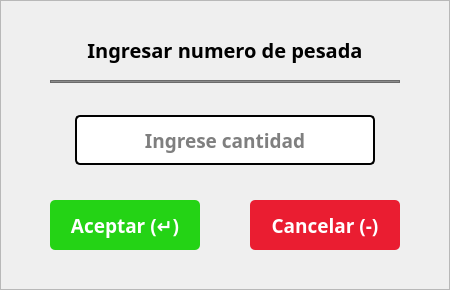
   <widget class="QFrame" name="frmIngresarNumeroPesada">
    <property name="geometry">
     <rect>
      <x>735</x>
      <y>395</y>
      <width>450</width>
      <height>290</height>
     </rect>
    </property>
    <property name="styleSheet">
     <string notr="true">#frmIngresarNumeroPesada{background-color: rgb(255, 255, 255);
color: rgb(0, 0, 0);
border:none;
border-radius: 10px;
border: 2px solid #D9D9D9;}</string>
    </property>
    <property name="frameShape">
     <enum>QFrame::StyledPanel</enum>
    </property>
    <property name="frameShadow">
     <enum>QFrame::Raised</enum>
    </property>
    <widget class="QLabel" name="lblTextoIngresarNumeroPesada">
     <property name="geometry">
      <rect>
       <x>50</x>
       <y>20</y>
       <width>350</width>
       <height>60</height>
      </rect>
     </property>
     <property name="font">
      <font>
       <family>Poppins</family>
       <pointsize>15</pointsize>
       <weight>75</weight>
       <bold>true</bold>
      </font>
     </property>
     <property name="text">
      <string>Ingresar numero de pesada</string>
     </property>
     <property name="alignment">
      <set>Qt::AlignCenter</set>
     </property>
    </widget>
    <widget class="QLineEdit" name="txtNumeroDePesada">
     <property name="geometry">
      <rect>
       <x>75</x>
       <y>115</y>
       <width>300</width>
       <height>50</height>
      </rect>
     </property>
     <property name="font">
      <font>
       <family>Poppins</family>
       <pointsize>14</pointsize>
       <weight>75</weight>
       <bold>true</bold>
      </font>
     </property>
     <property name="styleSheet">
      <string notr="true">background-color: rgb(255, 255, 255);
color: rgb(0, 0, 0);
border-radius: 5px;
border: 2px solid #000;
padding: 5px</string>
     </property>
     <property name="text">
      <string/>
     </property>
     <property name="alignment">
      <set>Qt::AlignCenter</set>
     </property>
     <property name="placeholderText">
      <string>Ingrese cantidad</string>
     </property>
    </widget>
    <widget class="QPushButton" name="btnAceptarFrmIngresarNumeroPesada">
     <property name="geometry">
      <rect>
       <x>50</x>
       <y>200</y>
       <width>150</width>
       <height>50</height>
      </rect>
     </property>
     <property name="font">
      <font>
       <family>Poppins</family>
       <pointsize>14</pointsize>
       <weight>75</weight>
       <bold>true</bold>
      </font>
     </property>
     <property name="cursor">
      <cursorShape>PointingHandCursor</cursorShape>
     </property>
     <property name="styleSheet">
      <string notr="true">background-color: rgb(36, 211, 21);
color: rgb(255, 255, 255);
border:none;
border-radius: 5px;</string>
     </property>
     <property name="text">
      <string>Aceptar (↵)</string>
     </property>
     <property name="flat">
      <bool>false</bool>
     </property>
    </widget>
    <widget class="QPushButton" name="btnCancelarFrmIngresarNumeroPesada">
     <property name="geometry">
      <rect>
       <x>250</x>
       <y>200</y>
       <width>150</width>
       <height>50</height>
      </rect>
     </property>
     <property name="font">
      <font>
       <family>Poppins</family>
       <pointsize>14</pointsize>
       <weight>75</weight>
       <bold>true</bold>
      </font>
     </property>
     <property name="cursor">
      <cursorShape>PointingHandCursor</cursorShape>
     </property>
     <property name="styleSheet">
      <string notr="true">background-color: rgb(234, 29, 49);
color: rgb(255, 255, 255);
border:none;
border-radius: 5px;</string>
     </property>
     <property name="text">
      <string>Cancelar (-)</string>
     </property>
    </widget>
    <widget class="QFrame" name="frame_6">
     <property name="geometry">
      <rect>
       <x>50</x>
       <y>80</y>
       <width>350</width>
       <height>3</height>
      </rect>
     </property>
     <property name="styleSheet">
      <string notr="true">background-color: rgb(139, 139, 139);</string>
     </property>
     <property name="frameShape">
      <enum>QFrame::StyledPanel</enum>
     </property>
     <property name="frameShadow">
      <enum>QFrame::Raised</enum>
     </property>
    </widget>
   </widget>
